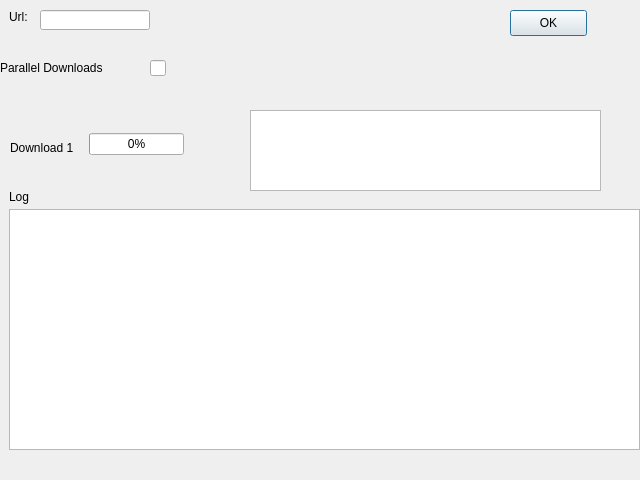
<?xml version="1.0" encoding="UTF-8"?>
<ui version="4.0">
 <class>Dialog</class>
 <widget class="QDialog" name="Dialog">
  <property name="geometry">
   <rect>
    <x>0</x>
    <y>0</y>
    <width>640</width>
    <height>480</height>
   </rect>
  </property>
  <property name="minimumSize">
   <size>
    <width>640</width>
    <height>480</height>
   </size>
  </property>
  <property name="windowTitle">
   <string>Dialog</string>
  </property>
  <widget class="QLabel" name="label">
   <property name="geometry">
    <rect>
     <x>9</x>
     <y>9</y>
     <width>21</width>
     <height>16</height>
    </rect>
   </property>
   <property name="text">
    <string>Url:</string>
   </property>
  </widget>
  <widget class="QLineEdit" name="url">
   <property name="geometry">
    <rect>
     <x>40</x>
     <y>10</y>
     <width>110</width>
     <height>20</height>
    </rect>
   </property>
  </widget>
  <widget class="QPushButton" name="okButton">
   <property name="geometry">
    <rect>
     <x>510</x>
     <y>10</y>
     <width>77</width>
     <height>26</height>
    </rect>
   </property>
   <property name="text">
    <string>OK</string>
   </property>
  </widget>
  <widget class="QLabel" name="label_2">
   <property name="geometry">
    <rect>
     <x>0</x>
     <y>60</y>
     <width>118</width>
     <height>16</height>
    </rect>
   </property>
   <property name="text">
    <string>Parallel Downloads</string>
   </property>
  </widget>
  <widget class="QLineEdit" name="parallel_downloads">
   <property name="geometry">
    <rect>
     <x>150</x>
     <y>60</y>
     <width>16</width>
     <height>16</height>
    </rect>
   </property>
  </widget>
  <widget class="QLabel" name="progress_1_label">
   <property name="geometry">
    <rect>
     <x>10</x>
     <y>140</y>
     <width>73</width>
     <height>16</height>
    </rect>
   </property>
   <property name="text">
    <string>Download 1</string>
   </property>
  </widget>
  <widget class="QProgressBar" name="progressBar_1">
   <property name="geometry">
    <rect>
     <x>89</x>
     <y>133</y>
     <width>95</width>
     <height>22</height>
    </rect>
   </property>
   <property name="value">
    <number>0</number>
   </property>
  </widget>
  <widget class="QLabel" name="label_5">
   <property name="geometry">
    <rect>
     <x>9</x>
     <y>189</y>
     <width>22</width>
     <height>16</height>
    </rect>
   </property>
   <property name="text">
    <string>Log</string>
   </property>
  </widget>
  <widget class="QTextBrowser" name="logBrowser">
   <property name="geometry">
    <rect>
     <x>9</x>
     <y>209</y>
     <width>631</width>
     <height>241</height>
    </rect>
   </property>
  </widget>
  <widget class="QTableView" name="current_downloads">
   <property name="geometry">
    <rect>
     <x>250</x>
     <y>110</y>
     <width>351</width>
     <height>81</height>
    </rect>
   </property>
  </widget>
 </widget>
 <resources/>
 <connections/>
</ui>
